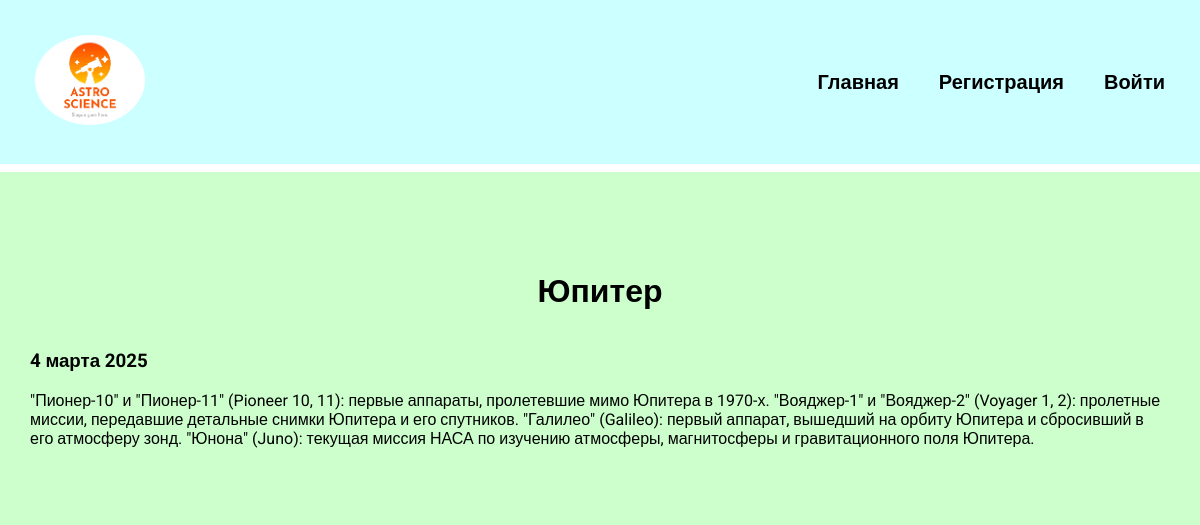
Page /study_gt_planets/4 on the committed database.
### study_gt_planets/models.py (models this page shows, shortened)
class StudyGtPlanets(models.Model):
    title = models.CharField(max_length=100)
    description = models.TextField()
    date = models.DateField()

### study_gt_planets/views.py (the view)
# urls.py: path('<int:studygtplanets_id>', views.idtion, name='idtion'),
def idtion(request, studygtplanets_id):
    studygtplanets = get_object_or_404(StudyGtPlanets, pk=studygtplanets_id)
    return render(request, 'studygtplanets/idtions.html', {'studygtplanets': studygtplanets})

### study_gt_planets/templates/studygtplanets/idtions.html
{% extends 'gt_planets/base.html' %}
{% block content %}
<div class="idtions">
    <h1>{{ studygtplanets.title }}</h1>
    <h3>{{ studygtplanets.date|date:'j E Y' }}</h3>
    {{ studygtplanets.description }}
</div>
{% endblock %}

### gt_planets/static/css/style.css (style rules this page uses)
body { font-family: "Roboto", sans-serif; padding: 0; margin: 0; background: #CCFFCC; }
.content h1 { text-align: center; margin: 60px 0 40px; }
.idtions { background: #CCFFCC; padding: 20px 10px 50px; }

### rows in the picture
StudyGtPlanets: title "Юпитер", date "4 марта 2025", description "\"Пионер-10\" и \"Пионер-11\" (Pioneer 10, 11): первые аппараты, пролетевшие мимо Юпитера в 1970-х. \"Вояджер-1\" и \"Вояджер-2\" (Voyager 1, 2): пролетные миссии, передавшие детальные снимки Юпитера и его спутников. \"Галилео\" (Galileo): первый аппарат, вышедший на орбиту Юпитера и сбросивший в его атмосферу зонд. \"Юнона\" (Juno): текущая миссия НАСА по изучению атмосферы, магнитосферы и гравитационного поля Юпитера."
